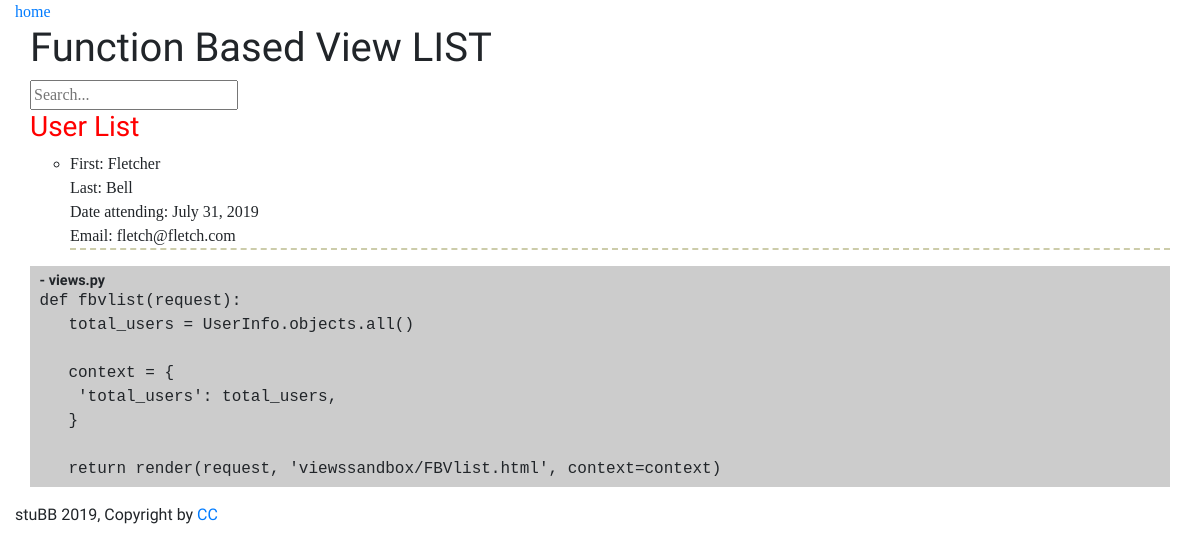
Page /views-sandbox/fbvlist/ on the earlier database version.
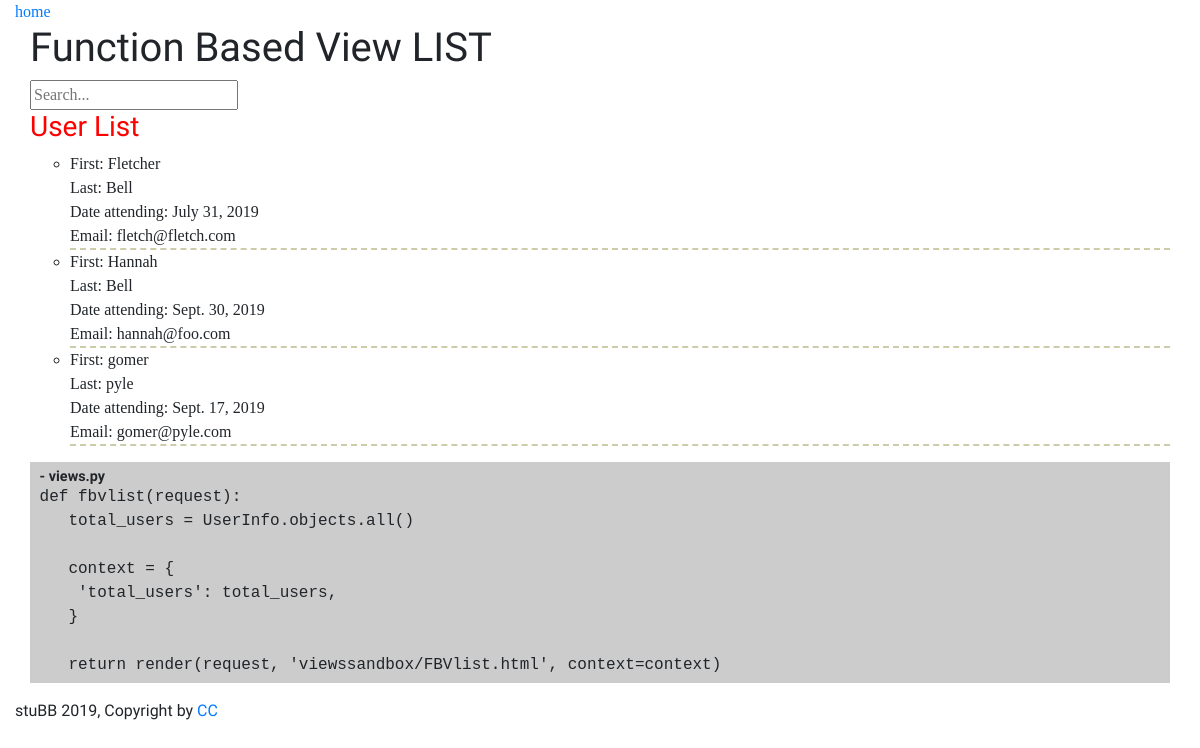
Same page on the later database version.
### viewssandbox/models.py (models this page shows, shortened)
class CommonField(models.Model):
    created_date = models.DateTimeField(auto_now_add=True)
    update_date = models.DateTimeField(blank=True, null=True)

class UserInfo(CommonField):
    first_name = models.CharField(max_length=40, null=False, help_text="Please enter a first name.")
    last_name = models.CharField(max_length=60, null=True)
    attend_date = models.DateField(null=False, blank=False)
    email = models.EmailField(null=False)
    class Meta:
        ordering = ['first_name']
        verbose_name_plural = "User info"

### viewssandbox/views.py (the view)
# urls.py: path('fbvlist/', views.fbvlist, name='fbvlist'),
def fbvlist(request):
    query = request.GET.get('q', None)
    total_users = UserInfo.objects.all()
    if query is not None:
        total_users = total_users.filter(
            Q(first_name__icontains=query) | Q(last_name__icontains=query)
        )
    context = {
        'total_users': total_users,
    }
    return render(request, 'viewssandbox/FBV_list.html', context=context)

### viewssandbox/templates/viewssandbox/FBV_list.html (shortened to what this page needs)
{% extends 'viewssandbox/base.html' %}
{% block content %}
    <h1>Function Based View LIST</h1>
    <form action="#" method="get">
        <input name="q" type="text" placeholder="Search...">
    </form>
    <h3>User List</h3>
    {% if total_users %}
    <ul>
        {% for user_info in total_users %}
        <li class="result">
            First: {{ user_info.first_name }}<br>
            Last: {{ user_info.last_name }}<br>
            Date attending: {{ user_info.attend_date}}<br>
            Email: {{ user_info.email }}<br>
        </li>
        {% endfor %}
    </ul>
        {% else %}
        <p>There are no users in the system at this time.</p>
    {% endif %}
    <blockquote>
        <header class="blockquote-header">- views.py</header>
        def fbvlist(request):<br>
        &nbsp;&nbsp; total_users = UserInfo.objects.all()<br><br>
        &nbsp;&nbsp; context = {<br>
        &nbsp;&nbsp;&nbsp; 'total_users': total_users,<br>
        &nbsp;&nbsp; }<br><br>
        &nbsp;&nbsp; return render(request, 'viewssandbox/FBVlist.html', context=context)
    </blockquote>
{% endblock %}

### viewssandbox/templates/viewssandbox/base.html (shortened to what this page needs)
<!DOCTYPE html>
<html lang="en">
    <head>
    {% load staticfiles %}
    {% block head %}
    <link rel="stylesheet" href="https://stackpath.bootstrapcdn.com/bootstrap/4.1.3/css/bootstrap.min.css">
    <link rel="stylesheet" href="{% static 'styles/viewssandbox.css' %}" />
    {% endblock %}
    </head>
    <body>
    <div class="container-fluid">
        <nav class="nav">
            <a href="{% url 'viewssandbox:landing' %}">home</a>
        </nav>
        <div class="container-fluid">
        {% block content %}{% endblock %}
        </div>
    <footer class="basic-footer">
      <p>stuBB 2019, Copyright by <a href="https://creativecommons.org/licenses/by/3.0/">CC</a></p>
    </footer>
    </div>
    </body>
</html>

### viewssandbox/static/styles/viewssandbox.css (style rules this page uses)
body { font-family: 'Cormorant', serif; }
h1, h3, footer { font-family: 'Darker Grotesque', sans-serif; }
h3 { color: red; }
blockquote { padding: .4rem .6rem; background: #ccc; font-family: "Courier New", Serif; }
.blockquote-header { font: bold 90% 'Darker Grotesque', sans-serif; }
ul { list-style-type: circle; }
.result, .search-result p { border-bottom: 2px dashed #cca; }

Differences in the rows shown:
added UserInfo: first_name "Hannah", last_name "Bell", attend_date "Sept. 30, 2019", email "hannah@foo.com"
added UserInfo: first_name "gomer", last_name "pyle", attend_date "Sept. 17, 2019", email "gomer@pyle.com"
